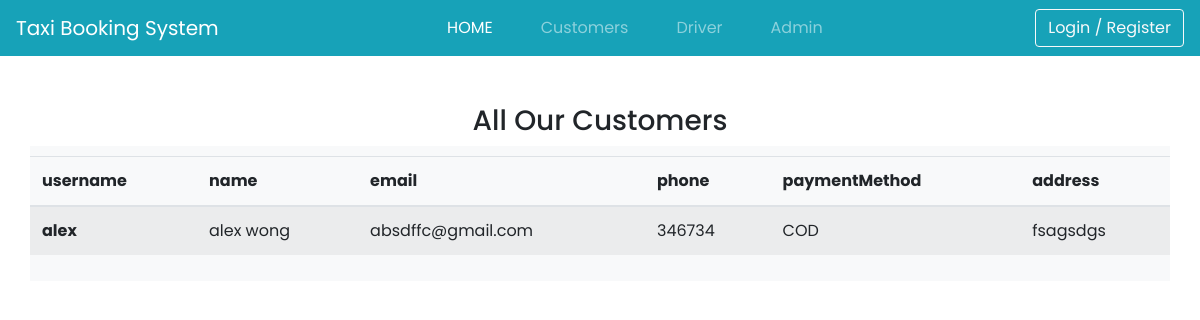
The app's page /customerList/ with its own data.
### app/models.py (models this page shows, shortened)
class Customer(models.Model):
    user = models.OneToOneField(myCustomeUser, null=True, blank=True, on_delete=models.CASCADE)
    paymentMethodCHOICES = [
        ('COD', 'COD'),
    ]
    paymentMethod = models.CharField(max_length=50, choices=paymentMethodCHOICES, default='COD')
    address = models.TextField()

class myCustomeUser(AbstractUser):
    username = models.CharField(max_length=50, unique="True", blank=False)
    password = models.CharField(max_length=200, blank=False)
    name = models.CharField(max_length=50)
    email = models.EmailField(max_length=50)
    phone = models.CharField(max_length=50)
    isCustomer = models.BooleanField(default=False)
    isDriver = models.BooleanField(default=False)
    isAdmin = models.BooleanField(default=False)

### app/views.py (the view)
# urls.py: path('customerList/', customerList, name='customerList'),
def customerList(request):
    return render(request, 'customerList.html', {'customerList': Customer.objects.all()})

### app/templates/customerList.html
<!DOCTYPE html>
{% extends 'base.html' %}
{% load static %}
{% block content %}
  <div class="container p-0 my-5 mybg">
    <h3 class="text-center">All Our Customers</h3>
    <div class="row m-0 d-flex justify-content-center bg-light" style="padding-top: 10px; padding-bottom: 10px;">
        {% if customerList %}
        <table class="table table-striped">
            <thead>
                <tr>
                <th scope="col">username</th>
                <th scope="col">name</th>
                <th scope="col">email</th>
                <th scope="col">phone</th>
                <th scope="col">paymentMethod</th>
                <th scope="col">address</th>
                </tr>
            </thead>
            <tbody>
                {% for i in customerList %}
                <tr>
                <th scope="row">{{ i.user.username }}</th>
                <td>{{ i.user.name }}</td>
                <td>{{ i.user.email }}</td>
                <td>{{ i.user.phone }}</td>
                <td>{{ i.paymentMethod }}</td>
                <td>{{ i.address }}</td>
                </tr>
                {% endfor %}
            </tbody>
            </table>
        {% else %}
        <h2>No data Found</h2>
        {% endif %}
    </div>
  </div>
{% endblock %}

### Static/style.css (style rules this page uses)
body { font-family: 'Poppins'; }

### records on screen
Customer: user.username "alex", user.name "alex wong", user.email "absdffc@gmail.com", user.phone "346734", paymentMethod "COD", address "fsagsdgs"
